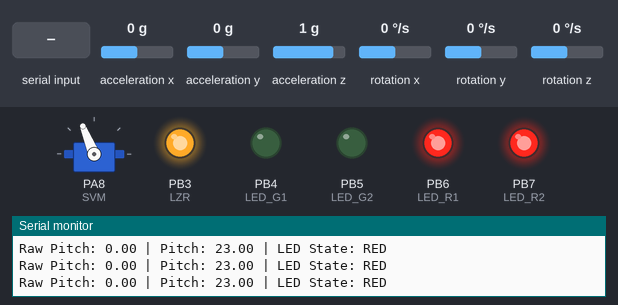
This sketch was run on a simulated STM32 Blue Pill. On the bench: servo, output pins drawn as LEDs (lit = HIGH), the last lines printed to the serial monitor. Wiring (inferred from the names in the program): MPU-9250 motion sensor at I2C address 0x68. The test bench sets the inputs (shaded band); at power-on: acceleration x 0 g, rotation y 0 °/s, acceleration z 1 g, acceleration y 0 g, rotation x 0 °/s, rotation z 0 °/s.

Above: at 1.3 s.
1.4 s: acceleration x set to 0.8 g
At 3.5 s:
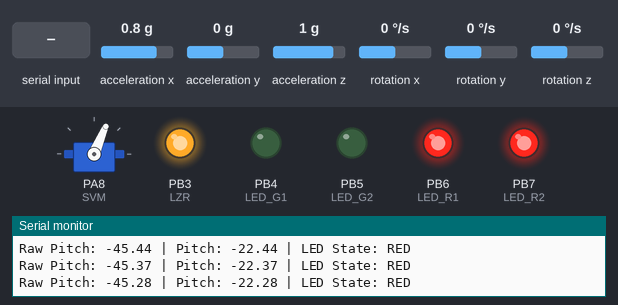
4.4 s: rotation y set to -192 °/s
At 5.25 s:
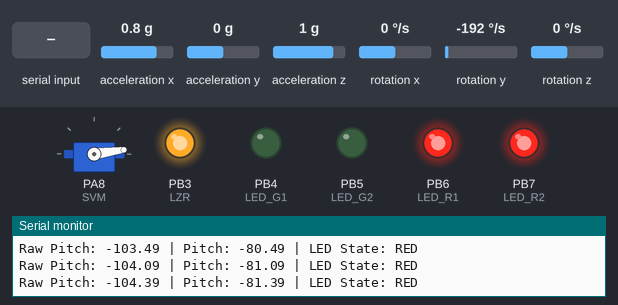
7.4 s: acceleration z set to -1.4 g
At 9.1 s:
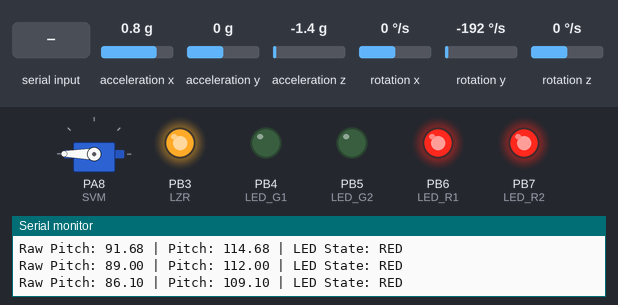
10.4 s: "1\n" received over the second serial link
At 13.1 s:
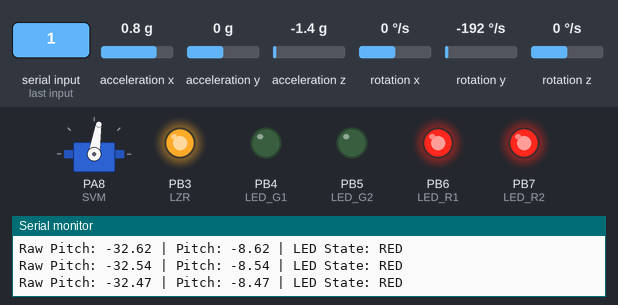
13.4 s: acceleration y set to -1.4 g
16.4 s: "0\n" received over the second serial link
Timing chart, 0 to 19.7 s (numbered marks = the images above; inputs shaded):
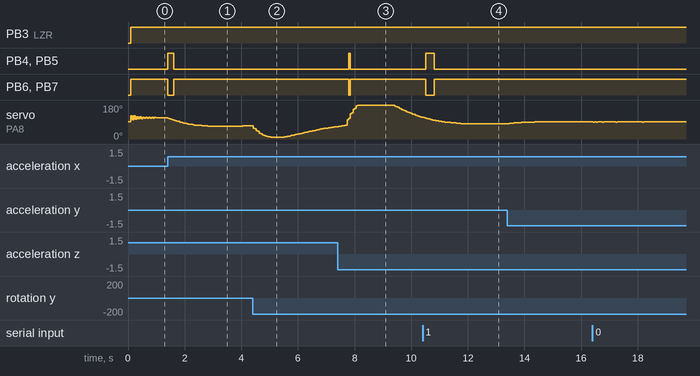

Measured:
- after the input at 1.4 s, PB4 (LED_G1), PB5 (LED_G2): LOW → HIGH at once, → LOW 0.21 s later; PB6 (LED_R1), PB7 (LED_R2): HIGH → LOW at once, → HIGH 0.21 s later
- after the input at 7.4 s, PB4 (LED_G1), PB5 (LED_G2): LOW → HIGH after 0.40 s, → LOW 0.05 s later; PB6 (LED_R1), PB7 (LED_R2): HIGH → LOW after 0.40 s, → HIGH 0.05 s later

The sketch:

Self-Leveling-Laser.ino
```cpp
#include "MPU_KF.h"
#include <Servo.h>
#include <SoftwareSerial.h>

// ================== PINS ==================
#define LZR PB3
#define SVM PA8

#define LED_G1 PB4
#define LED_G2 PB5
#define LED_R1 PB6
#define LED_R2 PB7

#define BT_RX PA10 // Bluetooth RX
#define BT_TX PA9  // Bluetooth TX

Servo myServo;
SoftwareSerial BT(BT_RX, BT_TX);

// =======================================================
// GLOBAL Bluetooth Angle
// =======================================================
double BT_angle = 23; // default base angle
const double BASE_ANGLE = 23;

// =======================================================
// SETUP
// =======================================================
void setup() {
  Serial.begin(115200);
  BT.begin(9600);

  pinMode(LZR, OUTPUT);
  pinMode(LED_G1, OUTPUT);
  pinMode(LED_G2, OUTPUT);
  pinMode(LED_R1, OUTPUT);
  pinMode(LED_R2, OUTPUT);

  IMU::init();
  myServo.attach(SVM);

  myServo.write(92);

  digitalWrite(LED_G1, HIGH);
  digitalWrite(LED_G2, HIGH);
}

// =======================================================
// LOOP
// =======================================================
void loop() {

  // Read Bluetooth angle
  Bluetooth_Read_Angle();

  digitalWrite(LZR, HIGH);

  // Send BT angle to system
  Self_Laser_System(BT_angle);

  delay(50);
}

// =======================================================
// READ ANGLE FROM BLUETOOTH
// =======================================================
void Bluetooth_Read_Angle() {

  if (BT.available()) {
    String data = BT.readStringUntil('\n');
    data.trim();

    if (data.length() > 0) {
      double mobileAngle = data.toDouble();

      // Case 1 → mobile sends 0, 45, -45
      if (mobileAngle == 0 || mobileAngle == 45 || mobileAngle == -45) {
        BT_angle = BASE_ANGLE + mobileAngle;
      }
      // Case 2 → mobile sends -90 → +90
      else if (mobileAngle >= -90 && mobileAngle <= 90) {
        BT_angle = BASE_ANGLE + mobileAngle;
      }

      Serial.print("[BT] Received angle: ");
      Serial.println(BT_angle);
    }
  }
}

// =======================================================
// FUNCTION: MPU + LEDs + SERVO
// =======================================================
void Self_Laser_System(double externalOffset) {
  IMU::read();
  double rawPitch = IMU::getPitch();

  // Pitch after BT offset
  double pitch = rawPitch + externalOffset;

  // LED CONTROL
  const double tiltThreshold = 5.0;
  double pitchForLED = pitch - 16;

  if (abs(pitchForLED) > tiltThreshold) {
    digitalWrite(LED_G1, LOW);
    digitalWrite(LED_G2, LOW);
    digitalWrite(LED_R1, HIGH);
    digitalWrite(LED_R2, HIGH);
  } else {
    digitalWrite(LED_G1, HIGH);
    digitalWrite(LED_G2, HIGH);
    digitalWrite(LED_R1, LOW);
    digitalWrite(LED_R2, LOW);
  }

  // ======== PID SERVO CONTROL ========
  static double currentAngle = 92.20;
  static double previousError = 0.0;
  static double integral = 0.0;

  const double kp = 1.2;
  const double ki = 0.01;
  const double kd = 0.3;
  const double deadband = 0.5;

  double targetAngle = constrain(90.0 + pitch, 0, 180);
  double error = targetAngle - currentAngle;

  if (abs(error) > deadband) {
    integral += error;
    integral = constrain(integral, -50, 50);

    double derivative = error - previousError;
    previousError = error;

    double output = kp * error + ki * integral + kd * derivative;

    currentAngle += output;
    currentAngle = constrain(currentAngle, 0, 180);

    myServo.write(currentAngle);
  }

  // DEBUG
  Serial.print("Raw Pitch: ");
  Serial.print(rawPitch, 2);
  Serial.print(" | Pitch: ");
  Serial.print(pitch, 2);
  Serial.print(" | LED State: ");
  Serial.println(abs(pitchForLED) > tiltThreshold ? "RED" : "GREEN");
}
```

MPU_KF.cpp
```cpp
#include "MPU_KF.h"
#include <Wire.h>

#if SERIAL_KalmanMPU9250_DEBUG
#define DEBUG_INIT() Serial.begin(115200)
#define DEBUG_PRINT(x) Serial.print(x)
#define DEBUG_PRINTLN(x) Serial.println(x)
#else
#define DEBUG_INIT()
#define DEBUG_PRINT(x)
#define DEBUG_PRINTLN(x)
#endif

#ifndef M_PI
#define M_PI 3.14159265359
#endif
#ifndef RAD_TO_DEG
#define RAD_TO_DEG 180.0 / M_PI
#endif

#define sqr(x) ((x)*(x))
#define hypotenuse(x, y) sqrt(sqr(x) + sqr(y))

#define IMU_ADDR 0x68
#define IMU_PWR_MGMT_1 0x6B
#define IMU_ACCEL_XOUT_H 0x3B

typedef struct {
  double Q_angle, Q_bias, R_measure;
  double angle, bias, rate;
  double P[2][2], K[2], y, S;
} Kalman;

static Kalman kalmanX, kalmanY;
static double gyroXAngle, gyroYAngle;

uint32_t IMU::lastProcessed = 0;
int16_t IMU::accelX, IMU::accelY, IMU::accelZ;
int16_t IMU::gyroX, IMU::gyroY, IMU::gyroZ;
double IMU::kalXAngle, IMU::kalYAngle;

void Kalman_Init(Kalman* kal) {
  kal->Q_angle = 0.001;
  kal->Q_bias = 0.003;
  kal->R_measure = 0.03;
  kal->angle = kal->bias = 0;
  kal->P[0][0] = kal->P[1][1] = kal->P[0][1] = kal->P[1][0] = 0;
}

double Kalman_GetAngle(Kalman* kal, double newAngle, double newRate, double dt) {
  kal->rate = newRate - kal->bias;
  kal->angle += dt * kal->rate;

  kal->P[0][0] += dt * (dt * kal->P[1][1] - kal->P[0][1] - kal->P[1][0] + kal->Q_angle);
  kal->P[0][1] -= dt * kal->P[1][1];
  kal->P[1][0] -= dt * kal->P[1][1];
  kal->P[1][1] += kal->Q_bias * dt;

  kal->S = kal->P[0][0] + kal->R_measure;
  kal->K[0] = kal->P[0][0] / kal->S;
  kal->K[1] = kal->P[1][0] / kal->S;

  kal->y = newAngle - kal->angle;
  kal->angle += kal->K[0] * kal->y;
  kal->bias += kal->K[1] * kal->y;

  kal->P[0][0] -= kal->K[0] * kal->P[0][0];
  kal->P[0][1] -= kal->K[0] * kal->P[0][1];
  kal->P[1][0] -= kal->K[1] * kal->P[0][0];
  kal->P[1][1] -= kal->K[1] * kal->P[0][1];

  return kal->angle;
}

void IMU::init() {
  DEBUG_INIT();
  Wire.begin();
  Wire.beginTransmission(IMU_ADDR);
  Wire.write(IMU_PWR_MGMT_1);
  Wire.write(0x00);  // Wake up
  Wire.endTransmission(true);
  delay(100);

  Kalman_Init(&kalmanX);
  Kalman_Init(&kalmanY);

  MPU9250Read();
  double roll, pitch;
  RollPitchFromAccel(&roll, &pitch);

  kalmanX.angle = roll;
  kalmanY.angle = pitch;
  gyroXAngle = roll;
  gyroYAngle = pitch;

  lastProcessed = micros();
}

void IMU::read() {
  MPU9250Read();
  double dt = (double)(micros() - lastProcessed) / 1000000.0;
  lastProcessed = micros();

  double roll, pitch;
  RollPitchFromAccel(&roll, &pitch);

  double gyroXRate = (double)gyroX / 131.0;
  double gyroYRate = (double)gyroY / 131.0;

#ifdef RESTRICT_PITCH
  if ((roll < -90 && kalXAngle > 90) || (roll > 90 && kalXAngle < -90)) {
    kalmanX.angle = roll;
    kalXAngle = roll;
    gyroXAngle = roll;
  } else {
    kalXAngle = Kalman_GetAngle(&kalmanX, roll, gyroXRate, dt);
  }

  if (abs(kalXAngle) > 90) gyroYRate = -gyroYRate;
  kalYAngle = Kalman_GetAngle(&kalmanY, pitch, gyroYRate, dt);
#else
  if ((pitch < -90 && kalYAngle > 90) || (pitch > 90 && kalYAngle < -90)) {
    kalmanY.angle = pitch;
    kalYAngle = pitch;
    gyroYAngle = pitch;
  } else {
    kalYAngle = Kalman_GetAngle(&kalmanY, pitch, gyroYRate, dt);
  }

  if (abs(kalYAngle) > 90) gyroXRate = -gyroXRate;
  kalXAngle = Kalman_GetAngle(&kalmanX, roll, gyroXRate, dt);
#endif

  gyroXAngle += gyroXRate * dt;
  gyroYAngle += gyroYRate * dt;

  if (gyroXAngle < -180 || gyroXAngle > 180) gyroXAngle = kalXAngle;
  if (gyroYAngle < -180 || gyroYAngle > 180) gyroYAngle = kalYAngle;
}

void IMU::MPU9250Read() {
  Wire.beginTransmission(IMU_ADDR);
  Wire.write(IMU_ACCEL_XOUT_H);
  Wire.endTransmission(false);
  Wire.requestFrom(IMU_ADDR, 14, true);

  accelX = (int16_t)(Wire.read() << 8 | Wire.read());
  accelY = (int16_t)(Wire.read() << 8 | Wire.read());
  accelZ = (int16_t)(Wire.read() << 8 | Wire.read());
  Wire.read(); Wire.read(); // Temp
  gyroX = (int16_t)(Wire.read() << 8 | Wire.read());
  gyroY = (int16_t)(Wire.read() << 8 | Wire.read());
  gyroZ = (int16_t)(Wire.read() << 8 | Wire.read());
}

void IMU::RollPitchFromAccel(double* roll, double* pitch) {
#ifdef RESTRICT_PITCH
  *roll = atan2((double)accelY, (double)accelZ) * RAD_TO_DEG;
  *pitch = atan((double)-accelX / hypotenuse((double)accelY, (double)accelZ)) * RAD_TO_DEG;
#else
  *roll = atan((double)accelY / hypotenuse((double)accelX, (double)accelZ)) * RAD_TO_DEG;
  *pitch = atan2((double)-accelX, (double)accelZ) * RAD_TO_DEG;
#endif
}

uint32_t IMU::getLastReadTime() { return lastProcessed; }
int16_t IMU::getRawAccelX() { return accelX; }
int16_t IMU::getRawAccelY() { return accelY; }
int16_t IMU::getRawAccelZ() { return accelZ; }
int16_t IMU::getRawGyroX() { return gyroX; }
int16_t IMU::getRawGyroY() { return gyroY; }
int16_t IMU::getRawGyroZ() { return gyroZ; }
double IMU::getRoll() { return kalXAngle; }
double IMU::getPitch() { return kalYAngle; }

// return g and dps values
double IMU::getAccelX_g() { return (double)accelX / 16384.0; }
double IMU::getAccelY_g() { return (double)accelY / 16384.0; }
double IMU::getAccelZ_g() { return (double)accelZ / 16384.0; }
double IMU::getGyroX_dps() { return (double)gyroX / 131.0; }
double IMU::getGyroY_dps() { return (double)gyroY / 131.0; }
double IMU::getGyroZ_dps() { return (double)gyroZ / 131.0; }
```

MPU_KF.h
```cpp
#ifndef _KalmanMPU9250_H_
#define _KalmanMPU9250_H_

#include "Arduino.h"

#define SERIAL_KalmanMPU9250_DEBUG 0
#define RESTRICT_PITCH

class IMU {
public:
  static void init();
  static void read();
  static uint32_t getLastReadTime();
  static int16_t getRawAccelX();
  static int16_t getRawAccelY();
  static int16_t getRawAccelZ();
  static int16_t getRawGyroX();
  static int16_t getRawGyroY();
  static int16_t getRawGyroZ();
  static double getRoll();
  static double getPitch();
  static double getAccelX_g();
  static double getAccelY_g();
  static double getAccelZ_g();
  static double getGyroX_dps();
  static double getGyroY_dps();
  static double getGyroZ_dps();

private:
  static void MPU9250Read();
  static void RollPitchFromAccel(double* roll, double* pitch);

  static uint32_t lastProcessed;
  static int16_t accelX, accelY, accelZ;
  static int16_t gyroX, gyroY, gyroZ;
  static double kalXAngle, kalYAngle;
};

#endif
```
